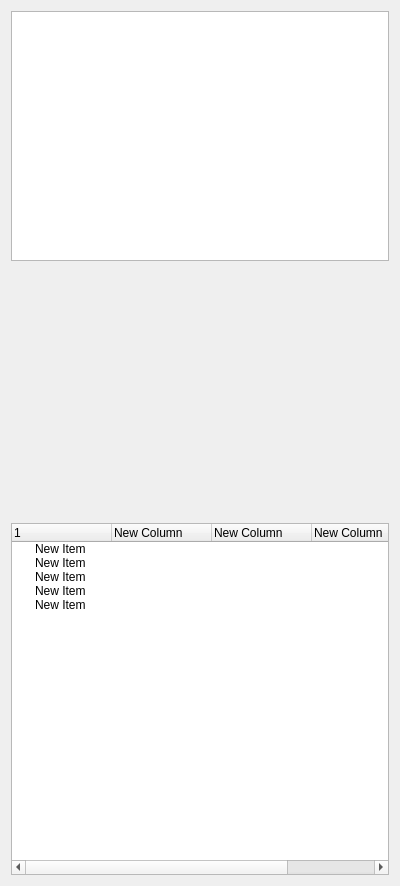
<?xml version="1.0" encoding="UTF-8"?>
<ui version="4.0">
 <class>Form</class>
 <widget class="QWidget" name="Form">
  <property name="geometry">
   <rect>
    <x>0</x>
    <y>0</y>
    <width>400</width>
    <height>886</height>
   </rect>
  </property>
  <property name="windowTitle">
   <string>Form</string>
  </property>
  <layout class="QVBoxLayout" name="verticalLayout">
   <item>
    <widget class="QTextBrowser" name="textBrowser">
     <property name="sizePolicy">
      <sizepolicy hsizetype="Expanding" vsizetype="Fixed">
       <horstretch>0</horstretch>
       <verstretch>0</verstretch>
      </sizepolicy>
     </property>
     <property name="minimumSize">
      <size>
       <width>0</width>
       <height>250</height>
      </size>
     </property>
     <property name="maximumSize">
      <size>
       <width>16777215</width>
       <height>250</height>
      </size>
     </property>
    </widget>
   </item>
   <item>
    <widget class="QLabel" name="labelPicture">
     <property name="sizePolicy">
      <sizepolicy hsizetype="Ignored" vsizetype="Fixed">
       <horstretch>0</horstretch>
       <verstretch>0</verstretch>
      </sizepolicy>
     </property>
     <property name="minimumSize">
      <size>
       <width>0</width>
       <height>250</height>
      </size>
     </property>
     <property name="maximumSize">
      <size>
       <width>16777215</width>
       <height>250</height>
      </size>
     </property>
     <property name="text">
      <string/>
     </property>
     <property name="pixmap">
      <pixmap>D:/Documents/MyGTO/gto/config/logo.png</pixmap>
     </property>
     <property name="alignment">
      <set>Qt::AlignLeading|Qt::AlignLeft|Qt::AlignTop</set>
     </property>
    </widget>
   </item>
   <item>
    <widget class="QTreeWidget" name="treeWidget">
     <property name="sizePolicy">
      <sizepolicy hsizetype="Expanding" vsizetype="Expanding">
       <horstretch>0</horstretch>
       <verstretch>0</verstretch>
      </sizepolicy>
     </property>
     <property name="font">
      <font/>
     </property>
     <property name="styleSheet">
      <string notr="true"/>
     </property>
     <column>
      <property name="text">
       <string notr="true">1</string>
      </property>
     </column>
     <column>
      <property name="text">
       <string>New Column</string>
      </property>
     </column>
     <column>
      <property name="text">
       <string>New Column</string>
      </property>
     </column>
     <column>
      <property name="text">
       <string>New Column</string>
      </property>
     </column>
     <column>
      <property name="text">
       <string>New Column</string>
      </property>
     </column>
     <item>
      <property name="text">
       <string>New Item</string>
      </property>
     </item>
     <item>
      <property name="text">
       <string>New Item</string>
      </property>
     </item>
     <item>
      <property name="text">
       <string>New Item</string>
      </property>
     </item>
     <item>
      <property name="text">
       <string>New Item</string>
      </property>
     </item>
     <item>
      <property name="text">
       <string>New Item</string>
      </property>
     </item>
    </widget>
   </item>
  </layout>
 </widget>
 <resources/>
 <connections/>
</ui>
